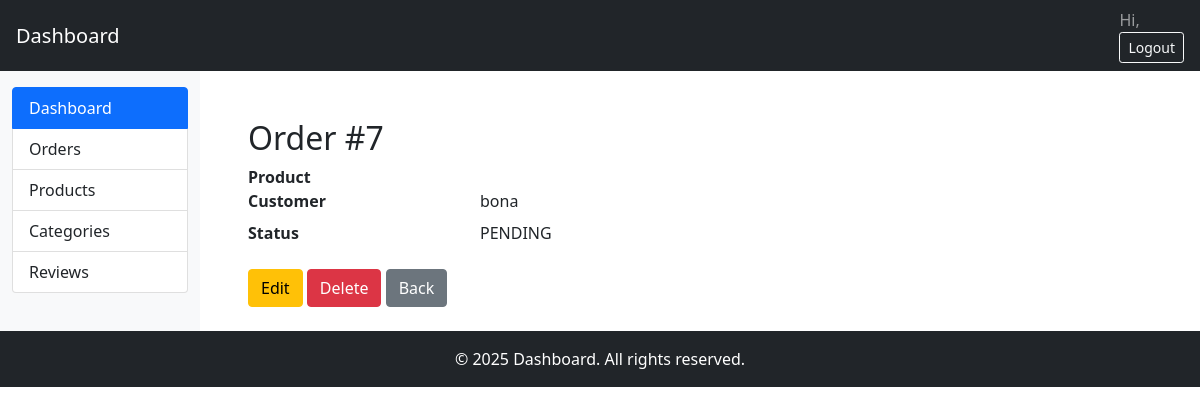
/shop/orders/7/, run on an earlier commit of the app's database.
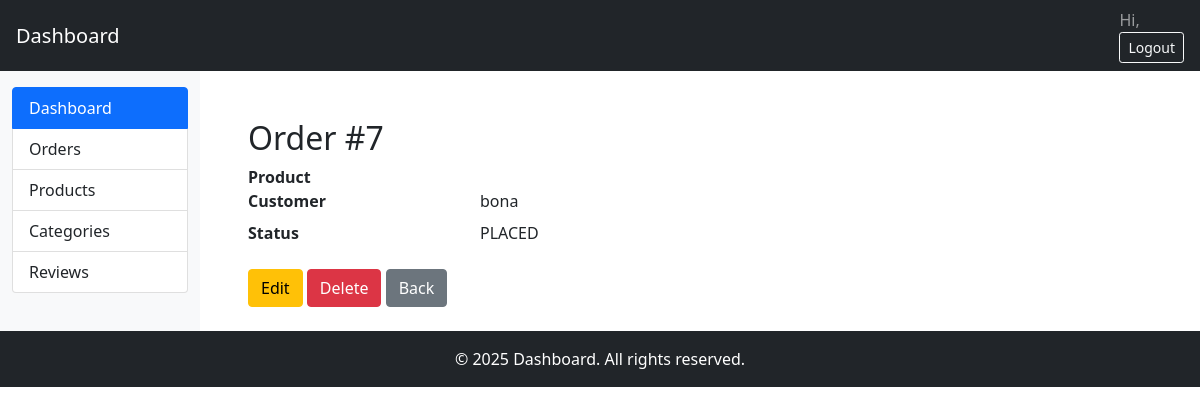
And on a later commit of the database.
### shop/models.py (models this page shows, shortened)
class Order(models.Model):
    STATUS_OPTIONS = [
        ('PENDING', 'Pending'),
        ('PLACED', 'Placed'),
        ('DELIVERED', 'Delivered'),
        ('CANCELED', 'Canceled'),
    ]
    ordered_by = models.ForeignKey(User, on_delete=models.CASCADE, related_name='ordered_by')
    ordered_on = models.DateTimeField(auto_now_add=True)
    status = models.CharField(max_length=10, choices=STATUS_OPTIONS)

### shop/views.py (the view)
# urls.py: path('orders/<int:pk>/', OrderDetailView.as_view(), name='order_detail'),
class OrderDetailView(DetailView):
    model = Order
    template_name = 'shop/order/order_detail.html'

### shop/templates/shop/order/order_detail.html
{% extends 'dashboard.html' %}
{% block content %}
<div class="container mt-4">
  <h2>Order #{{ object.pk }}</h2>
  <dl class="row">
    <dt class="col-sm-3">Product</dt><dd class="col-sm-9">{{ object.product.name }}</dd>
    <dt class="col-sm-3">Customer</dt><dd class="col-sm-9">{{ object.ordered_by.username }}</dd>
    <dt class="col-sm-3">Status</dt><dd class="col-sm-9">{{ object.status }}</dd>
  </dl>
  <a href="{% url 'shop:order_update' object.pk %}" class="btn btn-warning">Edit</a>
  <a href="{% url 'shop:order_delete' object.pk %}" class="btn btn-danger">Delete</a>
  <a href="{% url 'shop:order_list' %}" class="btn btn-secondary">Back</a>
</div>
{% endblock %}

What changed in the data, as far as the page shows it:
changed Order "bona": status "PENDING" → "PLACED"
